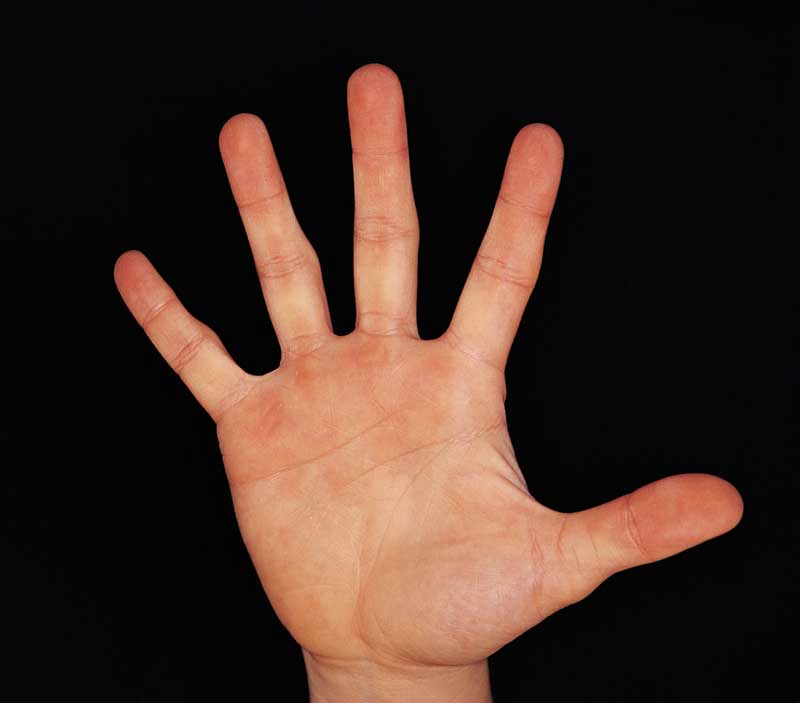
#> input picture CS585/lab2_release/hand.jpg, 800 x 703 px
$ jupyter execute lab2_implemented.ipynb
#> lines starting #> are read from the running program, lines starting #| are printed output that depends on the picture; after the words box and inside, x2 and y2 are one past the last pixel; in counts of white or black regions, pixels touching at a corner belong together
[cell 1]
'''
CS585 Image and Video Computing
Lab 2 Part I
--------------
This program introduces the following concepts:
a) Finding objects in a binary image
b) Filtering objects based on size
c) Obtaining information about the objects described by their contours
--------------
'''

# Global variables
thresh = 128
max_thresh = 255

# OpenCV at this moment (2024) is a tricky thing to learn, but very convenient tool for "quick" image proccessing. When compared to deep-learning-focused libraries such as Pytorch or Huggingface,
# OpenCV is more CV-oriented, and provide a lot of straightforward image processing algorithms that are easy to implement (if you are familiar with them). So it is very good for testing simple ideas for complicated stuff.
# The downside is, OpenCV is mostly C/C++ based, and merely developed to support Python. Consequently, it's hard to learn how certain things in OpenCV if without looking into the C/C++ code
# from OpenCV. Also, certain amount of algorithms in OpenCV are "classic" algorithms, which are not the so-called "state-of-the-art" algorithms anymore, so personally I don't recommend
# spending too much time to understand them in a source code level. Therefore, in this lab, we are going to utilize as much online resources as possible to get the "code" things done while
# spending more time on the ideas of the algorithms and specific CV problems themselves. The purpose of the lab is to get the "code" thing done as quickly as possible, and leave enough time
# for you to think about more high-level problem about computer vision.

[cell 2]
import cv2
import numpy as np
from google.colab.patches import cv2_imshow

thresh = 128
max_thresh = 255

def show_image(cv_image):
  # different ways of displaying a opencv image other than using opencv itself
  # https://www.geeksforgeeks.org/how-to-display-an-opencv-image-in-python-with-matplotlib/ matplotlib
  # https://www.geeksforgeeks.org/convert-opencv-image-to-pil-image-in-python/ Pillow

  cv2_imshow(cv_image)

def thresholding(image_cv_gray):
  # an example to do thresholding
  # https://docs.opencv.org/3.4/d7/d4d/tutorial_py_thresholding.html
  _, thres_output = cv2.threshold(image_cv_gray, thresh, max_thresh, 0)
  return thres_output

def get_contours(cv_image_thres):
  # an example how to detect and draw contours found in an image
  # https://docs.opencv.org/3.4/d4/d73/tutorial_py_contours_begin.html

  # double check the interfaces are consistent for the latest opencv version
  # https://docs.opencv.org/3.4/d3/dc0/group__imgproc__shape.html#ga95f5b48d01abc7c2e0732db24689837b

  contours, hierarchy = cv2.findContours(cv_image_thres, cv2.RETR_TREE, cv2.CHAIN_APPROX_SIMPLE)
  return contours
def draw_contours(cv_image, contours,fill='line'):
  # an example how to detect and draw contours found in an image
  # https://docs.opencv.org/3.4/d4/d73/tutorial_py_contours_begin.html

  # double check the interfaces are consistent for the latest opencv version
  # https://docs.opencv.org/3.4/d6/d6e/group__imgproc__draw.html#ga746c0625f1781f1ffc9056259103edbc

  # fill the contour instead of just draw the line:
  # https://stackoverflow.com/questions/19222343/filling-contours-with-opencv-python
  if fill=='solid':
    cv_image_out = cv2.drawContours(cv_image, contours, -1,(0,255,0),cv2.FILLED)
  else:
    cv_image_out = cv2.drawContours(cv_image, contours, -1,(0,255,0),1)
  return cv_image_out

def get_largest_contour(contours):
  # https://stackoverflow.com/questions/8369547/checking-contour-area-in-opencv-using-python
  max_area = 0
  max_i = -1
  for i,contour in enumerate(contours):
    area = cv2.contourArea(contour)
    if area > max_area:
      max_i = i
      max_area = area
  return [contours[max_i]]

def init_canvas(size,mode='color'):
  # if we observe the type of openCV-read image data,
  # the quickest way is to simply create a all-zero ndarray
  cols,rows = size
  if mode == 'color':
    canvas = np.zeros((rows,cols,3))
  elif mode == 'grayscale':
    canvas = np.zeros((rows,cols))
  elif mode == 'binary':
    canvas = np.zeros((rows,cols)).astype(np.uint8)
  else:
    raise NotImplementedError
  return canvas

# check here to see how to pre-process:
# https://docs.opencv.org/3.4/d4/d73/tutorial_py_contours_begin.html
image_cv = cv2.imread("hand.jpg", cv2.IMREAD_COLOR)
#> image_cv is the input picture: shape (703, 800, 3); mean B, G, R 35.3, 44, 64.1
image_cv_gray = cv2.cvtColor(image_cv, cv2.COLOR_BGR2GRAY)
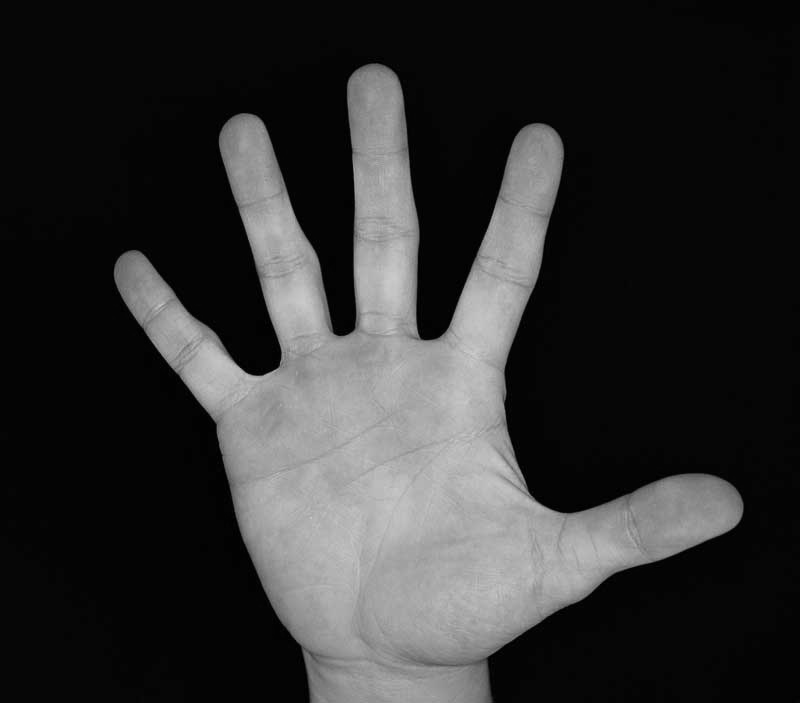
#> image_cv_gray: shape (703, 800); min 0, max 205, mean 49
image_cv_blur = cv2.blur(image_cv_gray, (3, 3))
image_cv_threhold = thresholding(image_cv_blur)
#> in thresholding, `_, thres_output = cv2.threshold(image_cv_gray, thresh, max_thresh, 0)`:
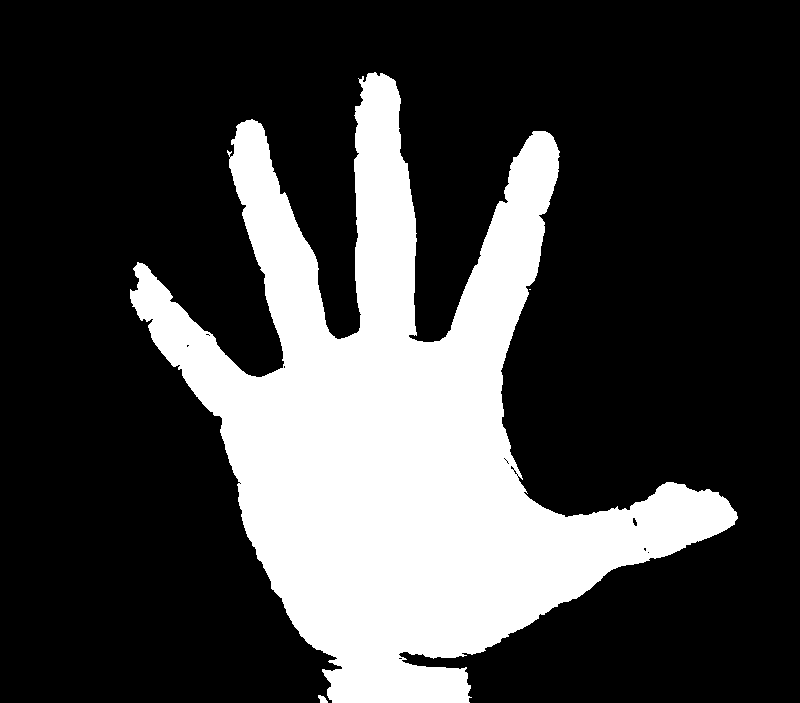
#> thres_output: shape (703, 800); 25.8% white; 3 white regions (1 under 20 px)

# Mind the document says that
# "Source, an 8-bit single-channel image. Non-zero pixels are treated as 1's. Zero pixels remain 0's, so the image is treated as binary .
# so you need a binary formatted image to get contours
contours = get_contours(image_cv_threhold)
#> in get_contours, `contours, hierarchy = cv2.findContours(cv_image_thres, cv2.RETR_TREE, ..`: contours = 20 contours, 17 with area under 20; largest, box (x1, y1, x2, y2) and area: (130, 72, 738, 703) 143160, (318, 695, 328, 703) 38, (632, 517, 638, 527) 31

max_contour = get_largest_contour(contours)
#> the loop in get_largest_contour, `for i,contour in enumerate(contours):` made 20 passes
#> (area, max_i, max_area) on passes 1, 3: (38.5, 0, 38.5), (143160, 2, 143160)
#> area on pass 7: 31
#> after the loop in get_largest_contour, `for i,contour in enumerate(contours):`: max_area = 143160; max_i = 2
#> max_contour = 1 contour; box (x1, y1, x2, y2) and area: (130, 72, 738, 703) 143160

canvas = init_canvas((image_cv_gray.shape[1],image_cv_gray.shape[0]))
image_cv_out = draw_contours(image_cv,contours)

show_image(image_cv_out)

# what is not covered (but you should try to make your life eaiser for coding assignment)
# Documentation for createTrackbar: http://docs.opencv.org/modules/highgui/doc/user_interface.html?highlight=createtrackbar#createtrackbar
# Example of adding a trackbar: http://docs.opencv.org/doc/tutorials/highgui/trackbar/trackbar.html

[cell 3]
def morph_image(image,morph, kernel_size):
  # modify the code from here:
  # https://docs.opencv.org/3.4/db/df6/tutorial_erosion_dilatation.html this example is too complicated which I don't like it, but still worth taking a look.
  # https://pyimagesearch.com/2021/04/28/opencv-morphological-operations/ a more straightfoward example, but miss details that might be interesting to you.

  def erosion(image_cv, kernel_size = 4):
    kernel = cv2.getStructuringElement(cv2.MORPH_RECT, (kernel_size,kernel_size))
    image_cv_eroded = cv2.erode(image_cv, kernel)
    return image_cv_eroded
  def dilate(image_cv, kernel_size = 4):
    kernel = cv2.getStructuringElement(cv2.MORPH_RECT, (kernel_size,kernel_size))
    image_cv_dilated = cv2.dilate(image_cv, kernel)
    return image_cv_dilated
  if morph == 'dilate':
    image_morphed = dilate(image,kernel_size = kernel_size)
  elif morph == 'erode':
    image_morphed = erosion(image,kernel_size = kernel_size)
  else:
    raise NotImplementedError
  return image_morphed

image_cv = cv2.imread("blob.png", cv2.IMREAD_COLOR)
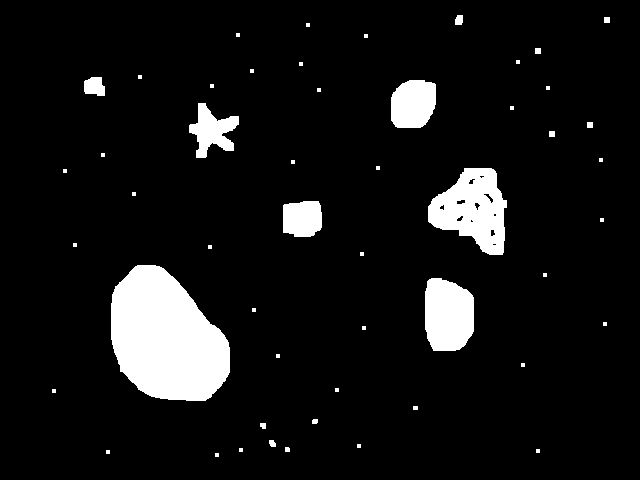
#> input picture CS585/lab2_release/blob.png, 640 x 480 px
#> image_cv is the input picture: shape (480, 640, 3); 8.1% white; 51 white regions (34 under 20 px), largest, box (x1, y1, x2, y2) and area: (111, 265, 230, 401) 11873, (428, 168, 507, 255) 4320, (425, 278, 474, 351) 3074
image_cv_gray = cv2.cvtColor(image_cv, cv2.COLOR_BGR2GRAY)
_, image_binary = cv2.threshold(image_cv_gray, 0.0, 255.0, cv2.THRESH_BINARY)
# image_morphed = morph_image(morph_image(image_binary,morph='erode', kernel_size=2),morph='dilate',kernel_size=10)
image_morphed = morph_image(image_binary,morph='erode', kernel_size=100)
#> in erosion, `image_cv_eroded = cv2.erode(image_cv, kernel)`: image_cv_eroded: shape (480, 640); every value is 0
morphed_contours = get_contours(image_morphed)
#> morphed_contours = []
image_cv_out = draw_contours(image_cv,morphed_contours,fill='solid')

show_image(image_binary)
print("")
show_image(image_cv_out)
